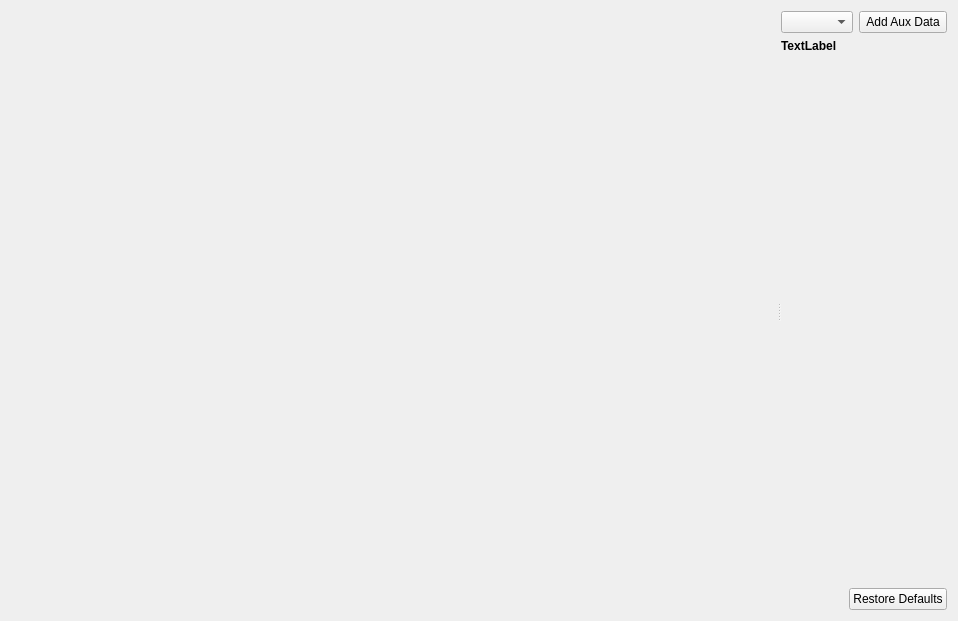
<?xml version="1.0" encoding="UTF-8"?>
<ui version="4.0">
 <class>WkfBM_PlatformStatus</class>
 <widget class="QWidget" name="WkfBM_PlatformStatus">
  <property name="geometry">
   <rect>
    <x>0</x>
    <y>0</y>
    <width>958</width>
    <height>621</height>
   </rect>
  </property>
  <property name="contextMenuPolicy">
   <enum>Qt::CustomContextMenu</enum>
  </property>
  <property name="windowTitle">
   <string>Platform Status</string>
  </property>
  <layout class="QVBoxLayout" name="verticalLayout_2">
   <item>
    <widget class="QSplitter" name="splitter">
     <property name="orientation">
      <enum>Qt::Horizontal</enum>
     </property>
     <widget class="ut::qt::FixedColumnTableView" name="tableView" native="true">
      <property name="sizePolicy">
       <sizepolicy hsizetype="Preferred" vsizetype="Preferred">
        <horstretch>1</horstretch>
        <verstretch>0</verstretch>
       </sizepolicy>
      </property>
     </widget>
     <widget class="QWidget" name="layoutWidget">
      <layout class="QVBoxLayout" name="verticalLayout">
       <item>
        <layout class="QHBoxLayout" name="horizontalLayout">
         <item>
          <widget class="QComboBox" name="currentColumnName"/>
         </item>
         <item>
          <widget class="QToolButton" name="addColumnButton">
           <property name="minimumSize">
            <size>
             <width>24</width>
             <height>22</height>
            </size>
           </property>
           <property name="toolTip">
            <string>Add Aux Data Column</string>
           </property>
           <property name="text">
            <string>Add Aux Data</string>
           </property>
          </widget>
         </item>
        </layout>
       </item>
       <item>
        <widget class="QLabel" name="typeLabel">
         <property name="font">
          <font>
           <weight>75</weight>
           <bold>true</bold>
          </font>
         </property>
         <property name="text">
          <string>TextLabel</string>
         </property>
        </widget>
       </item>
       <item>
        <widget class="QStackedWidget" name="ruleSets"/>
       </item>
       <item>
        <layout class="QHBoxLayout" name="controlsLayout">
         <item>
          <spacer name="horizontalSpacer">
           <property name="orientation">
            <enum>Qt::Horizontal</enum>
           </property>
           <property name="sizeHint" stdset="0">
            <size>
             <width>40</width>
             <height>20</height>
            </size>
           </property>
          </spacer>
         </item>
         <item>
          <widget class="QPushButton" name="restoreButton">
           <property name="text">
            <string>Restore Defaults</string>
           </property>
           <property name="autoDefault">
            <bool>false</bool>
           </property>
           <property name="default">
            <bool>false</bool>
           </property>
          </widget>
         </item>
        </layout>
       </item>
      </layout>
     </widget>
    </widget>
   </item>
  </layout>
 </widget>
 <customwidgets>
  <customwidget>
   <class>ut::qt::FixedColumnTableView</class>
   <extends>QWidget</extends>
   <header>UtQtFixedColumnTableView.hpp</header>
   <container>1</container>
  </customwidget>
 </customwidgets>
 <tabstops>
  <tabstop>addColumnButton</tabstop>
  <tabstop>restoreButton</tabstop>
 </tabstops>
 <resources/>
 <connections/>
</ui>
